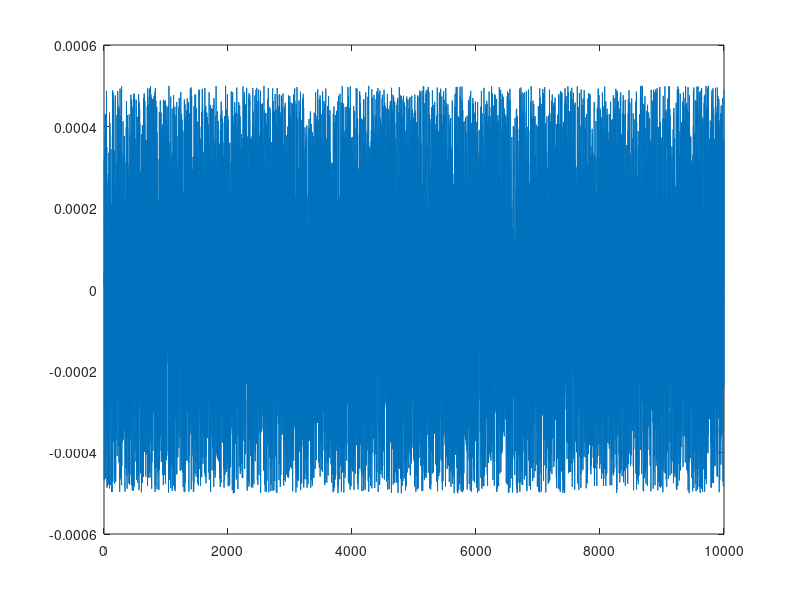
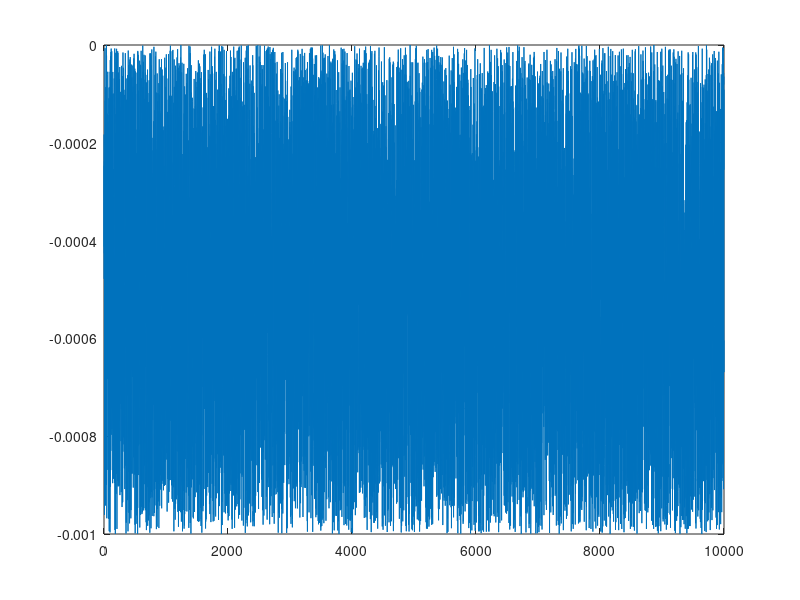
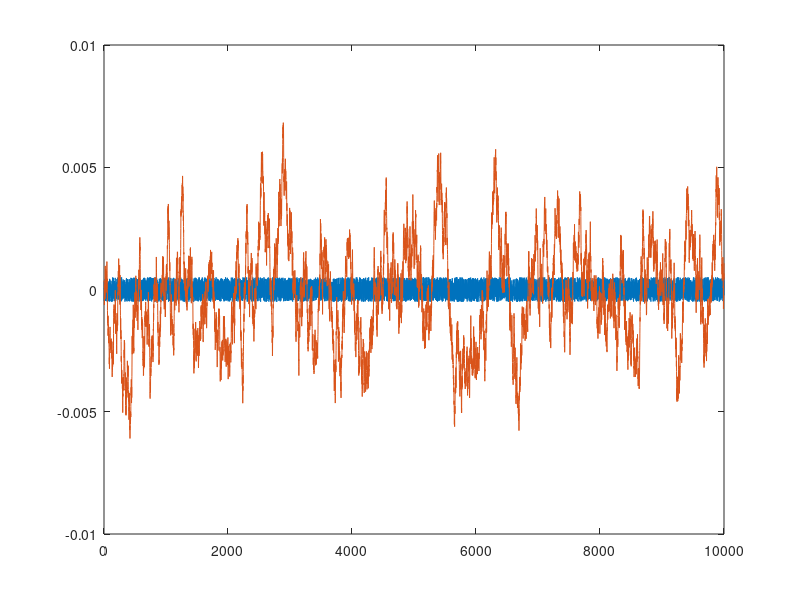

Recreate these plots in MATLAB, in order.
clear all
close all

% Exercitiul 1
delta = 0.001;

s1 = delta * rand(1, 10000) - delta/2;    % U [-delta/2, delta/2]
plot(s1)
s2 = -delta * rand(1, 10000);             % U [-delta, 0]
figure;
plot(s2)
s3 = 2 * delta * rand(1, 10000) - delta;  % U [-delta, delta]
figure;
plot(s3)

s1_m = mean(s1);    % media semnalului
s1_v = var(s1);     % varianta
s1_p = mean(s1.^2); % puterea = delta^2 / 12

s2_m = mean(s2);    % media semnalului
s2_v = var(s2);     % varianta
s2_p = mean(s2.^2); % puterea = delta^2 / 3

s3_m = mean(s3);    % media semnalului
s3_v = var(s3);     % varianta
s3_p = mean(s3.^2); % puterea = delta^2 / 3

% Exercitiul 2
% Nicolae Cleju
a = 0.99;
y(1) = s1(1);       % pentru primul esantion, y(0) = 0
for n = 2:10000
    y(n) = a * y(n-1) + s1(n);
end
plot( [s1'  y'] )
y_m = mean(y);    % media semnalului
y_v = var(y);     % varianta
y_p = mean(y.^2); % puterea = delta^2 / 3

Q = y_p / s1_p

% Exercitiul 3
n = 1:10000;
simin = [n'  s1'];





